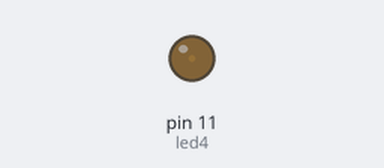
This sketch was run on a simulated Arduino Uno, built with avr-gcc and run on an emulated ATmega328P. On the bench: output pins drawn as LEDs (lit = HIGH).

Above: at 0.05 s.
At 1.15 s:
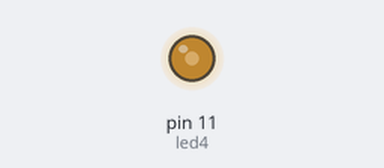
At 2.3 s:
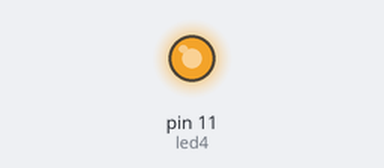
At 4.6 s:
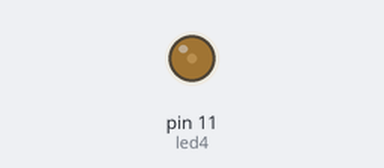
Timing chart, 0 to 6.7 s (numbered marks = the images above):
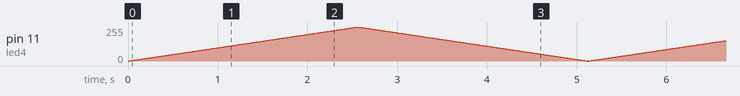

The sketch:

analog_test2.ino
```cpp
// PWM테스트 - pulse width modulation
// 아날로그를 디지털신호로 바꾸기 위한 방법
// pwm은 8bit를 사용 - 2의 8승이니싹 256까지 즉, 0부터 255까지 표현이 가능
// AnalogDigitalConverter(ADC) - 10bit(2의 10승 - 1024)
int led4 = 11;
void setup() {
  pinMode(led4, OUTPUT);
}

void loop() {
  // 0부터 255까지 셋팅되고 255가 넘으면 다시 0부터 작업이 처리
  // 밝아졌다가 어두워지는 모든 값들을 적용
  for(int i= 0;i<256;i++) {
    analogWrite(led4,i);
    delay(10);
  }
  for(int i = 255; i>=0;i--) {
    analogWrite(led4,i);
    delay(10);
  }
}
```
